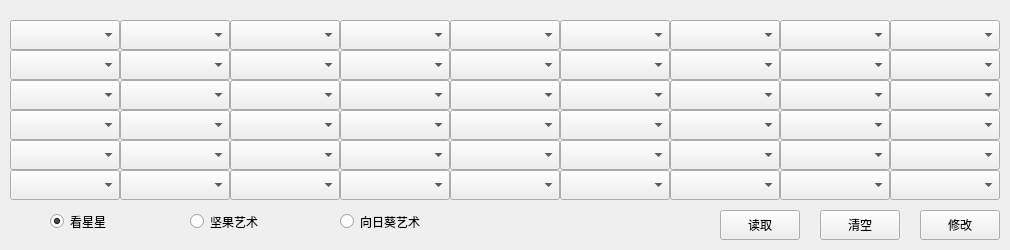
<?xml version="1.0" encoding="UTF-8"?>
<ui version="4.0">
 <class>TargetMapWindow</class>
 <widget class="QWidget" name="TargetMapWindow">
  <property name="geometry">
   <rect>
    <x>0</x>
    <y>0</y>
    <width>1010</width>
    <height>250</height>
   </rect>
  </property>
  <property name="windowTitle">
   <string>目标地图修改</string>
  </property>
  <widget class="QComboBox" name="TargetPlant_0">
   <property name="geometry">
    <rect>
     <x>10</x>
     <y>20</y>
     <width>110</width>
     <height>30</height>
    </rect>
   </property>
  </widget>
  <widget class="QComboBox" name="TargetPlant_1">
   <property name="geometry">
    <rect>
     <x>120</x>
     <y>20</y>
     <width>110</width>
     <height>30</height>
    </rect>
   </property>
  </widget>
  <widget class="QComboBox" name="TargetPlant_2">
   <property name="geometry">
    <rect>
     <x>230</x>
     <y>20</y>
     <width>110</width>
     <height>30</height>
    </rect>
   </property>
  </widget>
  <widget class="QComboBox" name="TargetPlant_3">
   <property name="geometry">
    <rect>
     <x>340</x>
     <y>20</y>
     <width>110</width>
     <height>30</height>
    </rect>
   </property>
  </widget>
  <widget class="QComboBox" name="TargetPlant_4">
   <property name="geometry">
    <rect>
     <x>450</x>
     <y>20</y>
     <width>110</width>
     <height>30</height>
    </rect>
   </property>
  </widget>
  <widget class="QComboBox" name="TargetPlant_8">
   <property name="geometry">
    <rect>
     <x>890</x>
     <y>20</y>
     <width>110</width>
     <height>30</height>
    </rect>
   </property>
  </widget>
  <widget class="QComboBox" name="TargetPlant_5">
   <property name="geometry">
    <rect>
     <x>560</x>
     <y>20</y>
     <width>110</width>
     <height>30</height>
    </rect>
   </property>
  </widget>
  <widget class="QComboBox" name="TargetPlant_7">
   <property name="geometry">
    <rect>
     <x>780</x>
     <y>20</y>
     <width>110</width>
     <height>30</height>
    </rect>
   </property>
  </widget>
  <widget class="QComboBox" name="TargetPlant_6">
   <property name="geometry">
    <rect>
     <x>670</x>
     <y>20</y>
     <width>110</width>
     <height>30</height>
    </rect>
   </property>
  </widget>
  <widget class="QComboBox" name="TargetPlant_9">
   <property name="geometry">
    <rect>
     <x>10</x>
     <y>50</y>
     <width>110</width>
     <height>30</height>
    </rect>
   </property>
  </widget>
  <widget class="QComboBox" name="TargetPlant_12">
   <property name="geometry">
    <rect>
     <x>340</x>
     <y>50</y>
     <width>110</width>
     <height>30</height>
    </rect>
   </property>
  </widget>
  <widget class="QComboBox" name="TargetPlant_11">
   <property name="geometry">
    <rect>
     <x>230</x>
     <y>50</y>
     <width>110</width>
     <height>30</height>
    </rect>
   </property>
  </widget>
  <widget class="QComboBox" name="TargetPlant_13">
   <property name="geometry">
    <rect>
     <x>450</x>
     <y>50</y>
     <width>110</width>
     <height>30</height>
    </rect>
   </property>
  </widget>
  <widget class="QComboBox" name="TargetPlant_10">
   <property name="geometry">
    <rect>
     <x>120</x>
     <y>50</y>
     <width>110</width>
     <height>30</height>
    </rect>
   </property>
  </widget>
  <widget class="QComboBox" name="TargetPlant_14">
   <property name="geometry">
    <rect>
     <x>560</x>
     <y>50</y>
     <width>110</width>
     <height>30</height>
    </rect>
   </property>
  </widget>
  <widget class="QComboBox" name="TargetPlant_16">
   <property name="geometry">
    <rect>
     <x>780</x>
     <y>50</y>
     <width>110</width>
     <height>30</height>
    </rect>
   </property>
  </widget>
  <widget class="QComboBox" name="TargetPlant_15">
   <property name="geometry">
    <rect>
     <x>670</x>
     <y>50</y>
     <width>110</width>
     <height>30</height>
    </rect>
   </property>
  </widget>
  <widget class="QComboBox" name="TargetPlant_17">
   <property name="geometry">
    <rect>
     <x>890</x>
     <y>50</y>
     <width>110</width>
     <height>30</height>
    </rect>
   </property>
  </widget>
  <widget class="QComboBox" name="TargetPlant_18">
   <property name="geometry">
    <rect>
     <x>10</x>
     <y>80</y>
     <width>110</width>
     <height>30</height>
    </rect>
   </property>
  </widget>
  <widget class="QComboBox" name="TargetPlant_21">
   <property name="geometry">
    <rect>
     <x>340</x>
     <y>80</y>
     <width>110</width>
     <height>30</height>
    </rect>
   </property>
  </widget>
  <widget class="QComboBox" name="TargetPlant_20">
   <property name="geometry">
    <rect>
     <x>230</x>
     <y>80</y>
     <width>110</width>
     <height>30</height>
    </rect>
   </property>
  </widget>
  <widget class="QComboBox" name="TargetPlant_22">
   <property name="geometry">
    <rect>
     <x>450</x>
     <y>80</y>
     <width>110</width>
     <height>30</height>
    </rect>
   </property>
  </widget>
  <widget class="QComboBox" name="TargetPlant_19">
   <property name="geometry">
    <rect>
     <x>120</x>
     <y>80</y>
     <width>110</width>
     <height>30</height>
    </rect>
   </property>
  </widget>
  <widget class="QComboBox" name="TargetPlant_23">
   <property name="geometry">
    <rect>
     <x>560</x>
     <y>80</y>
     <width>110</width>
     <height>30</height>
    </rect>
   </property>
  </widget>
  <widget class="QComboBox" name="TargetPlant_25">
   <property name="geometry">
    <rect>
     <x>780</x>
     <y>80</y>
     <width>110</width>
     <height>30</height>
    </rect>
   </property>
  </widget>
  <widget class="QComboBox" name="TargetPlant_24">
   <property name="geometry">
    <rect>
     <x>670</x>
     <y>80</y>
     <width>110</width>
     <height>30</height>
    </rect>
   </property>
  </widget>
  <widget class="QComboBox" name="TargetPlant_26">
   <property name="geometry">
    <rect>
     <x>890</x>
     <y>80</y>
     <width>110</width>
     <height>30</height>
    </rect>
   </property>
  </widget>
  <widget class="QComboBox" name="TargetPlant_27">
   <property name="geometry">
    <rect>
     <x>10</x>
     <y>110</y>
     <width>110</width>
     <height>30</height>
    </rect>
   </property>
  </widget>
  <widget class="QComboBox" name="TargetPlant_28">
   <property name="geometry">
    <rect>
     <x>120</x>
     <y>110</y>
     <width>110</width>
     <height>30</height>
    </rect>
   </property>
  </widget>
  <widget class="QComboBox" name="TargetPlant_29">
   <property name="geometry">
    <rect>
     <x>230</x>
     <y>110</y>
     <width>110</width>
     <height>30</height>
    </rect>
   </property>
  </widget>
  <widget class="QComboBox" name="TargetPlant_30">
   <property name="geometry">
    <rect>
     <x>340</x>
     <y>110</y>
     <width>110</width>
     <height>30</height>
    </rect>
   </property>
  </widget>
  <widget class="QComboBox" name="TargetPlant_31">
   <property name="geometry">
    <rect>
     <x>450</x>
     <y>110</y>
     <width>110</width>
     <height>30</height>
    </rect>
   </property>
  </widget>
  <widget class="QComboBox" name="TargetPlant_32">
   <property name="geometry">
    <rect>
     <x>560</x>
     <y>110</y>
     <width>110</width>
     <height>30</height>
    </rect>
   </property>
  </widget>
  <widget class="QComboBox" name="TargetPlant_33">
   <property name="geometry">
    <rect>
     <x>670</x>
     <y>110</y>
     <width>110</width>
     <height>30</height>
    </rect>
   </property>
  </widget>
  <widget class="QComboBox" name="TargetPlant_34">
   <property name="geometry">
    <rect>
     <x>780</x>
     <y>110</y>
     <width>110</width>
     <height>30</height>
    </rect>
   </property>
  </widget>
  <widget class="QComboBox" name="TargetPlant_35">
   <property name="geometry">
    <rect>
     <x>890</x>
     <y>110</y>
     <width>110</width>
     <height>30</height>
    </rect>
   </property>
  </widget>
  <widget class="QComboBox" name="TargetPlant_36">
   <property name="geometry">
    <rect>
     <x>10</x>
     <y>140</y>
     <width>110</width>
     <height>30</height>
    </rect>
   </property>
  </widget>
  <widget class="QComboBox" name="TargetPlant_37">
   <property name="geometry">
    <rect>
     <x>120</x>
     <y>140</y>
     <width>110</width>
     <height>30</height>
    </rect>
   </property>
  </widget>
  <widget class="QComboBox" name="TargetPlant_38">
   <property name="geometry">
    <rect>
     <x>230</x>
     <y>140</y>
     <width>110</width>
     <height>30</height>
    </rect>
   </property>
  </widget>
  <widget class="QComboBox" name="TargetPlant_39">
   <property name="geometry">
    <rect>
     <x>340</x>
     <y>140</y>
     <width>110</width>
     <height>30</height>
    </rect>
   </property>
  </widget>
  <widget class="QComboBox" name="TargetPlant_40">
   <property name="geometry">
    <rect>
     <x>450</x>
     <y>140</y>
     <width>110</width>
     <height>30</height>
    </rect>
   </property>
  </widget>
  <widget class="QComboBox" name="TargetPlant_41">
   <property name="geometry">
    <rect>
     <x>560</x>
     <y>140</y>
     <width>110</width>
     <height>30</height>
    </rect>
   </property>
  </widget>
  <widget class="QComboBox" name="TargetPlant_42">
   <property name="geometry">
    <rect>
     <x>670</x>
     <y>140</y>
     <width>110</width>
     <height>30</height>
    </rect>
   </property>
  </widget>
  <widget class="QComboBox" name="TargetPlant_43">
   <property name="geometry">
    <rect>
     <x>780</x>
     <y>140</y>
     <width>110</width>
     <height>30</height>
    </rect>
   </property>
  </widget>
  <widget class="QComboBox" name="TargetPlant_44">
   <property name="geometry">
    <rect>
     <x>890</x>
     <y>140</y>
     <width>110</width>
     <height>30</height>
    </rect>
   </property>
  </widget>
  <widget class="QComboBox" name="TargetPlant_45">
   <property name="geometry">
    <rect>
     <x>10</x>
     <y>170</y>
     <width>110</width>
     <height>30</height>
    </rect>
   </property>
  </widget>
  <widget class="QComboBox" name="TargetPlant_46">
   <property name="geometry">
    <rect>
     <x>120</x>
     <y>170</y>
     <width>110</width>
     <height>30</height>
    </rect>
   </property>
  </widget>
  <widget class="QComboBox" name="TargetPlant_47">
   <property name="geometry">
    <rect>
     <x>230</x>
     <y>170</y>
     <width>110</width>
     <height>30</height>
    </rect>
   </property>
  </widget>
  <widget class="QComboBox" name="TargetPlant_48">
   <property name="geometry">
    <rect>
     <x>340</x>
     <y>170</y>
     <width>110</width>
     <height>30</height>
    </rect>
   </property>
  </widget>
  <widget class="QComboBox" name="TargetPlant_49">
   <property name="geometry">
    <rect>
     <x>450</x>
     <y>170</y>
     <width>110</width>
     <height>30</height>
    </rect>
   </property>
  </widget>
  <widget class="QComboBox" name="TargetPlant_50">
   <property name="geometry">
    <rect>
     <x>560</x>
     <y>170</y>
     <width>110</width>
     <height>30</height>
    </rect>
   </property>
  </widget>
  <widget class="QComboBox" name="TargetPlant_51">
   <property name="geometry">
    <rect>
     <x>670</x>
     <y>170</y>
     <width>110</width>
     <height>30</height>
    </rect>
   </property>
  </widget>
  <widget class="QComboBox" name="TargetPlant_52">
   <property name="geometry">
    <rect>
     <x>780</x>
     <y>170</y>
     <width>110</width>
     <height>30</height>
    </rect>
   </property>
  </widget>
  <widget class="QComboBox" name="TargetPlant_53">
   <property name="geometry">
    <rect>
     <x>890</x>
     <y>170</y>
     <width>110</width>
     <height>30</height>
    </rect>
   </property>
  </widget>
  <widget class="QRadioButton" name="SeeingStars">
   <property name="geometry">
    <rect>
     <x>50</x>
     <y>210</y>
     <width>64</width>
     <height>23</height>
    </rect>
   </property>
   <property name="text">
    <string>看星星</string>
   </property>
   <property name="checked">
    <bool>true</bool>
   </property>
  </widget>
  <widget class="QRadioButton" name="ArtSunflower">
   <property name="geometry">
    <rect>
     <x>340</x>
     <y>210</y>
     <width>90</width>
     <height>23</height>
    </rect>
   </property>
   <property name="text">
    <string>向日葵艺术</string>
   </property>
  </widget>
  <widget class="QRadioButton" name="ArtWallnut">
   <property name="geometry">
    <rect>
     <x>190</x>
     <y>210</y>
     <width>77</width>
     <height>23</height>
    </rect>
   </property>
   <property name="text">
    <string>坚果艺术</string>
   </property>
  </widget>
  <widget class="QPushButton" name="GetTargetMap">
   <property name="geometry">
    <rect>
     <x>720</x>
     <y>210</y>
     <width>80</width>
     <height>30</height>
    </rect>
   </property>
   <property name="text">
    <string>读取</string>
   </property>
  </widget>
  <widget class="QPushButton" name="ClearTargetMap">
   <property name="geometry">
    <rect>
     <x>820</x>
     <y>210</y>
     <width>80</width>
     <height>30</height>
    </rect>
   </property>
   <property name="text">
    <string>清空</string>
   </property>
  </widget>
  <widget class="QPushButton" name="SetTargetMap">
   <property name="geometry">
    <rect>
     <x>920</x>
     <y>210</y>
     <width>80</width>
     <height>30</height>
    </rect>
   </property>
   <property name="text">
    <string>修改</string>
   </property>
  </widget>
 </widget>
 <resources/>
 <connections/>
</ui>
